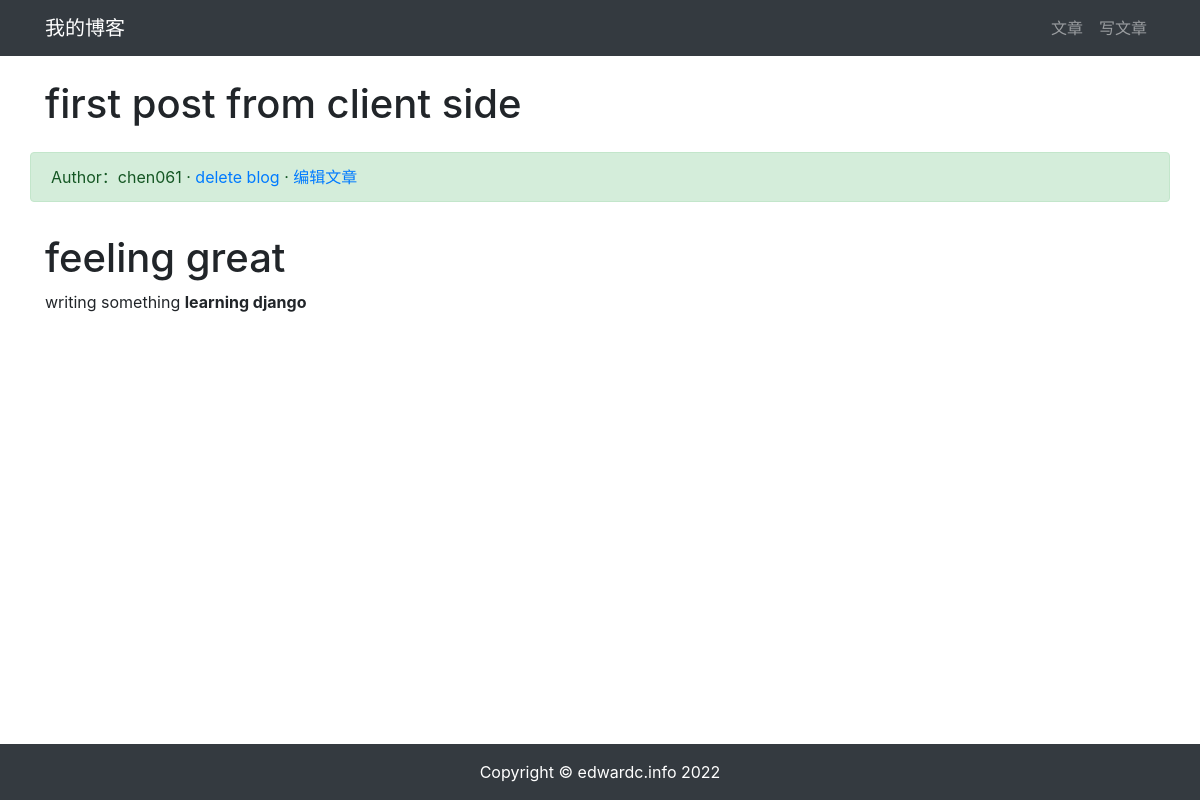
The app's page /article/article-detail/5/, older data.
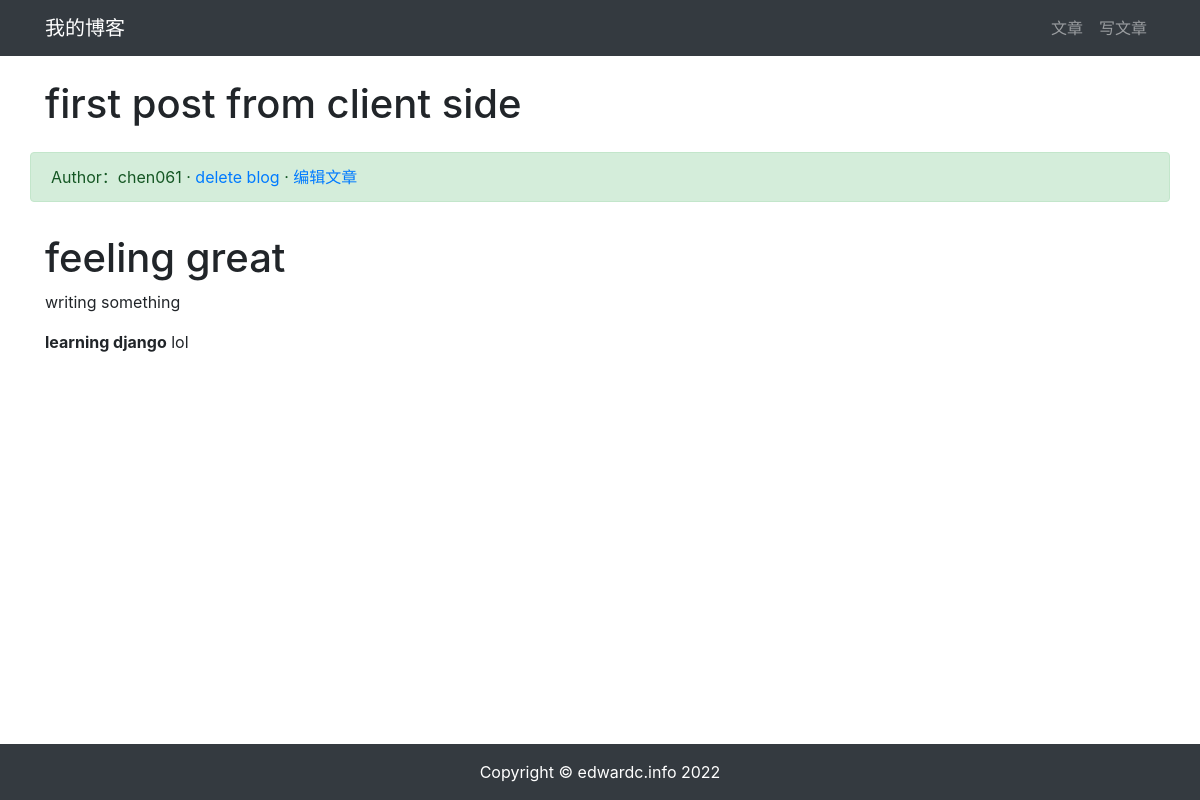
The same page, newer data.
### article/models.py (models this page shows, shortened)
class ArticlePost(models.Model):
    author = models.ForeignKey(User, on_delete=models.CASCADE)
    title = models.CharField(max_length=100)
    body = models.TextField()
    created = models.DateTimeField(default=timezone.now)
    updated = models.DateTimeField(auto_now=True)
    class Meta:
        ordering = ('-created',)

### article/views.py (the view)
# urls.py: path('article-detail/<int:id>/', views.article_detail, name='article_detail'),
def article_detail(request, id):
    article = ArticlePost.objects.get(id=id)
    article.body = markdown.markdown(article.body,
                                     extensions=[
                                         'markdown.extensions.extra',
                                         'markdown.extensions.codehilite',
                                     ])
    context = {'article': article}
    return render(request, 'article/detail.html', context)

### templates/article/detail.html (shortened to what this page needs)
{% extends "base.html" %} {% load staticfiles %}  {% block content %}
<div class="container">
  <div class="row">
    <h1 class="col-12 mt-4 mb-4">{{ article.title }}</h1>
    <div class="col-12 alert alert-success">
      Author：{{ article.author }}
      · <a href="#" onclick="confirm_safe_delete()">delete blog</a>
      · <a href="{% url "article:article_update" article.id %}">编辑文章</a>
    </div>
    <div class="col-12">
      <p>{{ article.body|safe }}</p>
    </div>
  </div>
</div>
{% endblock content %}

Row changes from the older to the newer data that the page shows:
changed ArticlePost "first post from client side": body "feeling great writing something learning django" → "feeling great writing something learning django lol"
